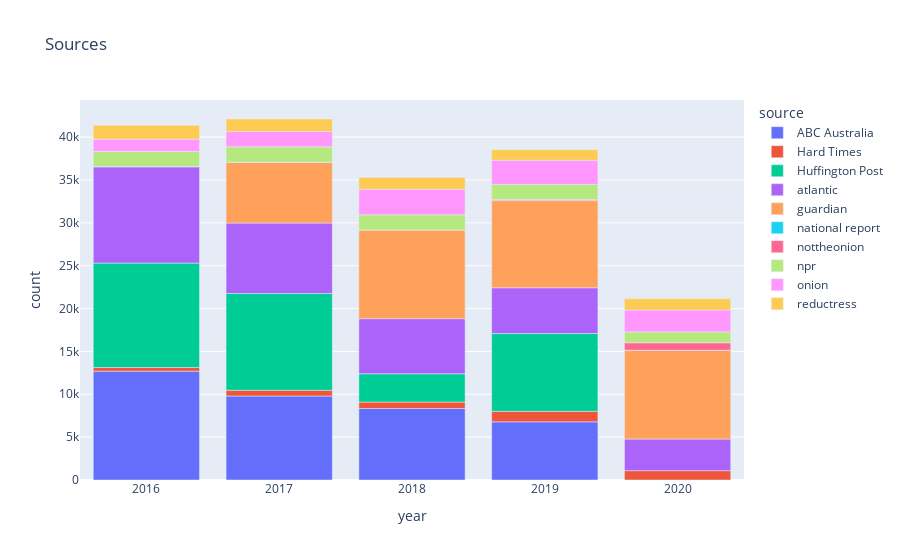

The notebook cell saved with this chart:
### Code cell
fig = px.bar(source_year_group, x="year", y="count", color="source", title="Sources")
fig.show()

### Figure 1 — Plotly figure (JSON) as saved in the notebook; plotly's stock layout.template omitted (floating-point values rounded to 4 significant figures)
{"data": [{"alignmentgroup": "True", "hovertemplate": "source=ABC Australia<br>year=%{x}<br>count=%{y}<extra></extra>", "legendgroup": "ABC Australia", "marker": {"color": "#636efa"}, "name": "ABC Australia", "offsetgroup": "ABC Australia", "orientation": "v", "showlegend": true, "textposition": "auto", "type": "bar", "x": [2016, 2017, 2018, 2019], "xaxis": "x", "y": [12699, 9800, 8342, 6781], "yaxis": "y"}, {"alignmentgroup": "True", "hovertemplate": "source=Hard Times<br>year=%{x}<br>count=%{y}<extra></extra>", "legendgroup": "Hard Times", "marker": {"color": "#EF553B"}, "name": "Hard Times", "offsetgroup": "Hard Times", "orientation": "v", "showlegend": true, "textposition": "auto", "type": "bar", "x": [2016, 2017, 2018, 2019, 2020], "xaxis": "x", "y": [429, 669, 755, 1232, 1089], "yaxis": "y"}, {"alignmentgroup": "True", "hovertemplate": "source=Huffington Post<br>year=%{x}<br>count=%{y}<extra></extra>", "legendgroup": "Huffington Post", "marker": {"color": "#00cc96"}, "name": "Huffington Post", "offsetgroup": "Huffington Post", "orientation": "v", "showlegend": true, "textposition": "auto", "type": "bar", "x": [2016, 2017, 2018, 2019], "xaxis": "x", "y": [12179, 11291, 3295, 9073], "yaxis": "y"}, {"alignmentgroup": "True", "hovertemplate": "source=atlantic<br>year=%{x}<br>count=%{y}<extra></extra>", "legendgroup": "atlantic", "marker": {"color": "#ab63fa"}, "name": "atlantic", "offsetgroup": "atlantic", "orientation": "v", "showlegend": true, "textposition": "auto", "type": "bar", "x": [2016, 2017, 2018, 2019, 2020], "xaxis": "x", "y": [11236, 8212, 6428, 5344, 3685], "yaxis": "y"}, {"alignmentgroup": "True", "hovertemplate": "source=guardian<br>year=%{x}<br>count=%{y}<extra></extra>", "legendgroup": "guardian", "marker": {"color": "#FFA15A"}, "name": "guardian", "offsetgroup": "guardian", "orientation": "v", "showlegend": true, "textposition": "auto", "type": "bar", "x": [2017, 2018, 2019, 2020], "xaxis": "x", "y": [7103, 10354, 10167, 10358], "yaxis": "y"}, {"alignmentgroup": "True", "hovertemplate": "source=national report<br>year=%{x}<br>count=%{y}<extra></extra>", "legendgroup": "national report", "marker": {"color": "#19d3f3"}, "name": "national report", "offsetgroup": "national report", "orientation": "v", "showlegend": true, "textposition": "auto", "type": "bar", "x": [2016, 2017, 2018, 2019, 2020], "xaxis": "x", "y": [18, 13, 2, 2, 6], "yaxis": "y"}, {"alignmentgroup": "True", "hovertemplate": "source=nottheonion<br>year=%{x}<br>count=%{y}<extra></extra>", "legendgroup": "nottheonion", "marker": {"color": "#FF6692"}, "name": "nottheonion", "offsetgroup": "nottheonion", "orientation": "v", "showlegend": true, "textposition": "auto", "type": "bar", "x": [2019, 2020], "xaxis": "x", "y": [125, 870], "yaxis": "y"}, {"alignmentgroup": "True", "hovertemplate": "source=npr<br>year=%{x}<br>count=%{y}<extra></extra>", "legendgroup": "npr", "marker": {"color": "#B6E880"}, "name": "npr", "offsetgroup": "npr", "orientation": "v", "showlegend": true, "textposition": "auto", "type": "bar", "x": [2016, 2017, 2018, 2019, 2020], "xaxis": "x", "y": [1770, 1781, 1761, 1754, 1269], "yaxis": "y"}, {"alignmentgroup": "True", "hovertemplate": "source=onion<br>year=%{x}<br>count=%{y}<extra></extra>", "legendgroup": "onion", "marker": {"color": "#FF97FF"}, "name": "onion", "offsetgroup": "onion", "orientation": "v", "showlegend": true, "textposition": "auto", "type": "bar", "x": [2016, 2017, 2018, 2019, 2020], "xaxis": "x", "y": [1432, 1788, 2993, 2820, 2558], "yaxis": "y"}, {"alignmentgroup": "True", "hovertemplate": "source=reductress<br>year=%{x}<br>count=%{y}<extra></extra>", "legendgroup": "reductress", "marker": {"color": "#FECB52"}, "name": "reductress", "offsetgroup": "reductress", "orientation": "v", "showlegend": true, "textposition": "auto", "type": "bar", "x": [2016, 2017, 2018, 2019, 2020], "xaxis": "x", "y": [1609, 1458, 1354, 1239, 1306], "yaxis": "y"}], "layout": {"barmode": "relative", "legend": {"title": {"text": "source"}, "tracegroupgap": 0}, "title": {"text": "Sources"}, "xaxis": {"anchor": "y", "domain": [0, 1], "title": {"text": "year"}}, "yaxis": {"anchor": "x", "domain": [0, 1], "title": {"text": "count"}}}}
